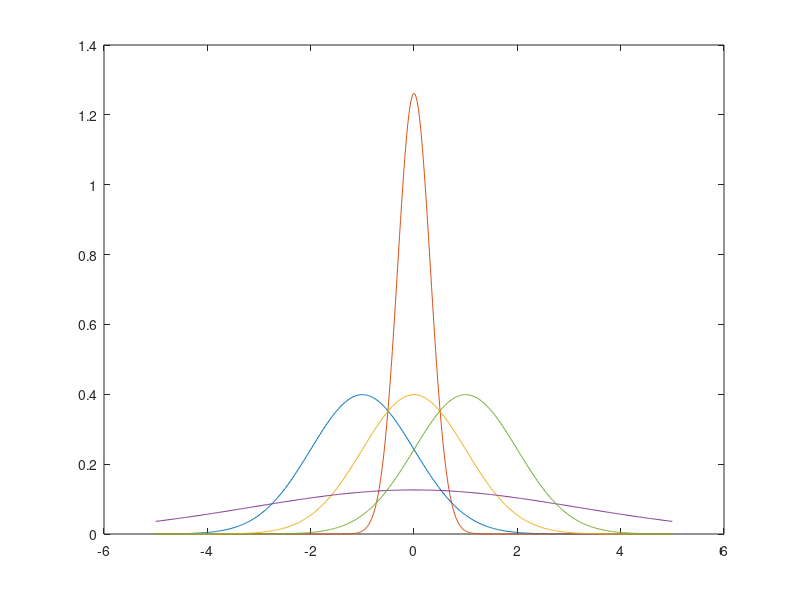
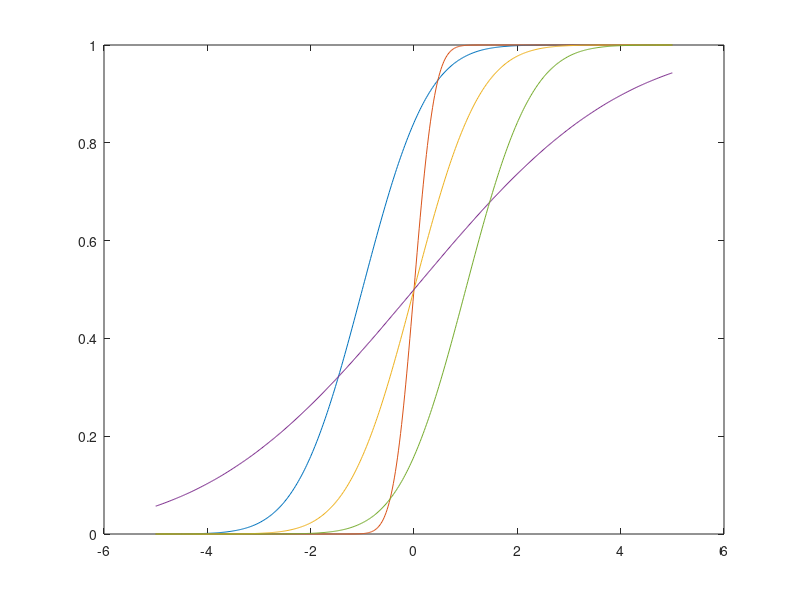

Source code (MATLAB) for these figures, in order:
% norm_cur.m

x= [-5:0.02:5]';
y1=[];
y2=[];
mu1=[-1,0,0,0,1];
sig1=[1 0.1 1 10 1];
sig1=sqrt(sig1)
for i=1:length(mu1)
    y1=[y1,normpdf(x,mu1(i),sig1(i))];
    y2=[y2,normcdf(x,mu1(i),sig1(i))];
end

figure
plot(x,y1);
% gtext("u");
figure
plot(x,y2);



